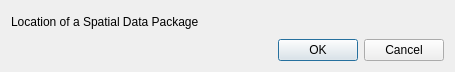
<?xml version="1.0" encoding="UTF-8"?>
<ui version="4.0">
 <class>Dialog</class>
 <widget class="QDialog" name="Dialog">
  <property name="geometry">
   <rect>
    <x>0</x>
    <y>0</y>
    <width>455</width>
    <height>72</height>
   </rect>
  </property>
  <property name="windowTitle">
   <string>Import Spatial Data Package</string>
  </property>
  <layout class="QVBoxLayout" name="verticalLayout">
   <item>
    <layout class="QHBoxLayout" name="horizontalLayout">
     <item>
      <widget class="QLabel" name="label">
       <property name="text">
        <string>Location of a Spatial Data Package</string>
       </property>
      </widget>
     </item>
     <item>
      <widget class="QgsFileWidget" name="file_widget">
       <property name="dialogTitle">
        <string>Location of a Spatial Data Package</string>
       </property>
       <property name="filter">
        <string>*.json</string>
       </property>
      </widget>
     </item>
    </layout>
   </item>
   <item>
    <widget class="QDialogButtonBox" name="buttonBox">
     <property name="orientation">
      <enum>Qt::Horizontal</enum>
     </property>
     <property name="standardButtons">
      <set>QDialogButtonBox::Cancel|QDialogButtonBox::Ok</set>
     </property>
    </widget>
   </item>
  </layout>
 </widget>
 <customwidgets>
  <customwidget>
   <class>QgsFileWidget</class>
   <extends>QWidget</extends>
   <header>qgsfilewidget.h</header>
  </customwidget>
 </customwidgets>
 <resources/>
 <connections>
  <connection>
   <sender>buttonBox</sender>
   <signal>accepted()</signal>
   <receiver>Dialog</receiver>
   <slot>accept()</slot>
   <hints>
    <hint type="sourcelabel">
     <x>248</x>
     <y>254</y>
    </hint>
    <hint type="destinationlabel">
     <x>157</x>
     <y>274</y>
    </hint>
   </hints>
  </connection>
  <connection>
   <sender>buttonBox</sender>
   <signal>rejected()</signal>
   <receiver>Dialog</receiver>
   <slot>reject()</slot>
   <hints>
    <hint type="sourcelabel">
     <x>316</x>
     <y>260</y>
    </hint>
    <hint type="destinationlabel">
     <x>286</x>
     <y>274</y>
    </hint>
   </hints>
  </connection>
 </connections>
</ui>
